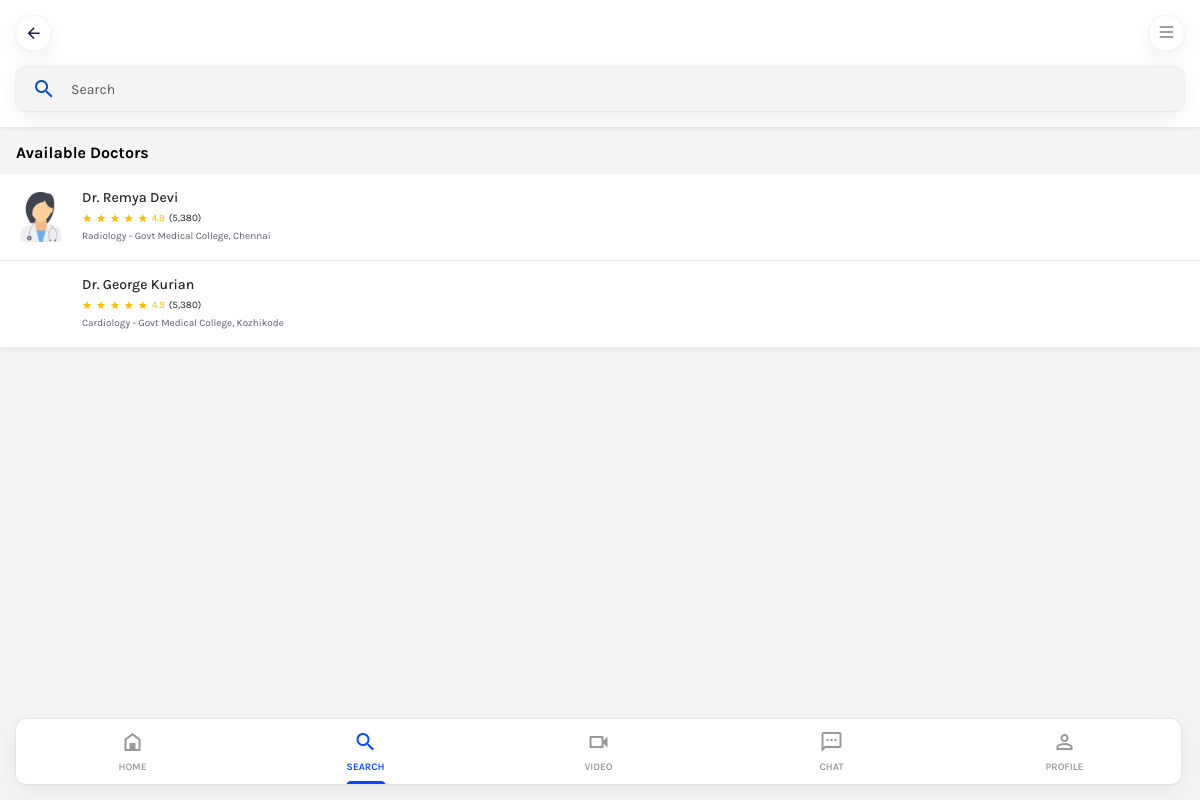
The app's page /patients/appointment_page/, older data.
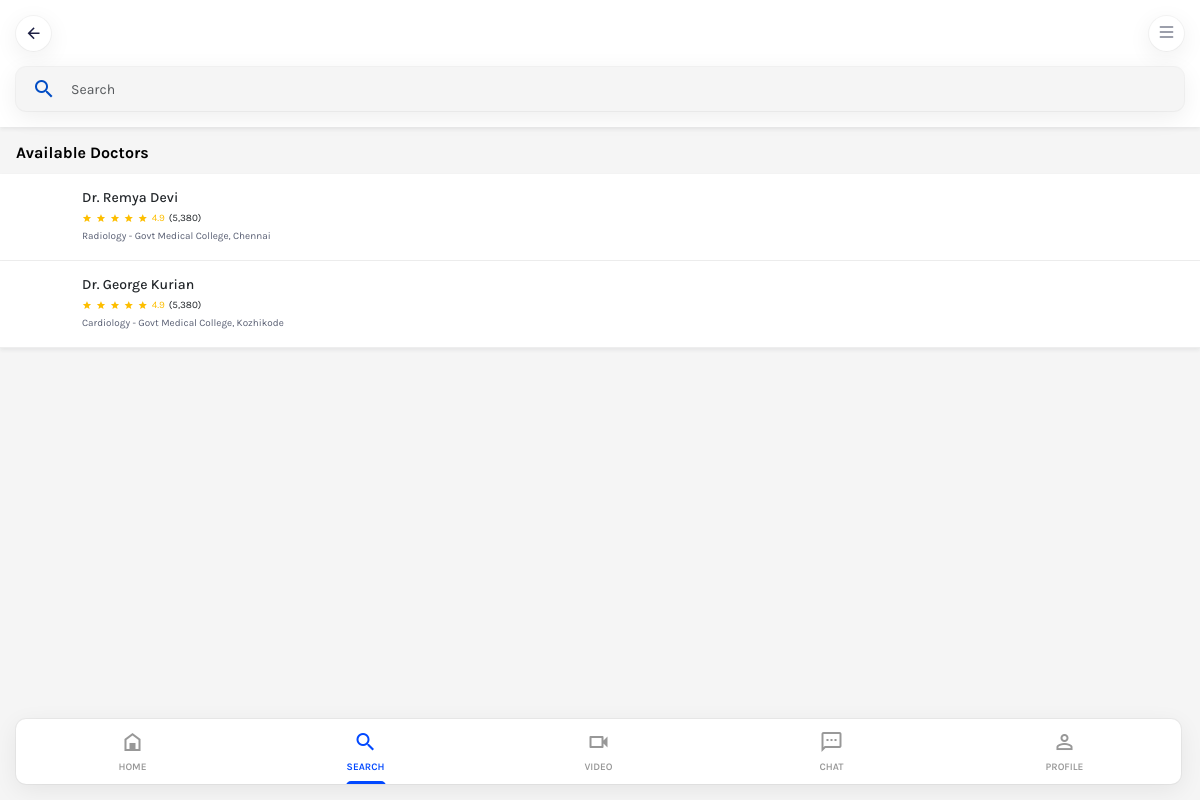
The same page, newer data.
### patients/models.py (models this page shows, shortened)
class DoctorProfile(models.Model):
    user = models.OneToOneField(CustomUser, on_delete=models.CASCADE, null=True, blank=True, related_name='doctor_profile')
    first_name = models.CharField(max_length=100)
    last_name = models.CharField(max_length=100, blank=True, default='')
    full_name = models.CharField(max_length=100, editable=False)
    about = models.TextField()
    gender = models.CharField(max_length=10, choices=[('Male', 'Male'), ('Female', 'Female'), ('Other', 'Other')])
    dob = models.DateField(null=True, blank=True)
    profile_picture = models.ImageField(upload_to='doctor_images/', null=True, blank=True)
    specialization = models.ForeignKey(Specialization, on_delete=models.CASCADE)
    experience_years = models.PositiveIntegerField(default=0)
    qualification = models.CharField(max_length=150)
    college = models.CharField(max_length=150)
    clinic_address = models.TextField(null=True, blank=True)
    consultation_fee = models.PositiveIntegerField()
    is_active = models.BooleanField(default=True)
    date_joined = models.DateTimeField(auto_now_add=True)
    date_updated = models.DateTimeField(auto_now=True)

class Specialization(models.Model):
    category = models.ForeignKey(Category, on_delete=models.CASCADE, related_name='specializations')
    name = models.CharField(max_length=100, unique=True)
    description = models.TextField(null=True, blank=True)

### patients/views.py (the view)
# urls.py: path('appointment_page/', AppointmentPageView.as_view(), name='appointment_page'),
class AppointmentPageView(TemplateView):
    template_name = 'appointment_page.html'
    def get(self, request, *args, **kwargs):
        doctors = DoctorProfile.objects.filter(is_active=True).select_related('specialization').order_by('?')
        return self.render_to_response({'doctors': doctors})

### patients/templates/appointment_page.html (shortened to what the changed rows need)
{% extends 'base.html' %}
{% block content %}
{% load static %}
<body class="bg-light">
   <div class="select-area d-flex flex-column vh-100">
      <div class="vh-100 my-auto overflow-auto body-fix-osahan-footer">
         <div class="py-3">
            <div>
               {% if doctors %}
               {% for doctor in doctors %}
               <a href="{% url 'request_appointment' doctor_id=doctor.id %}" class="link-dark">
                  <div class="d-flex align-items-center gap-3 bg-white border-bottom shadow-sm p-3">
                     {% if doctor.profile_picture %}
                        <img src="{{ doctor.profile_picture.url }}" alt="" class="img-fluid rounded-4 favorite-img">
                     {% elif doctor.gender == 'Male' %}
                        <img src="{% static 'img/home/male-doctor.png' %}" alt="" class="img-fluid rounded-4 favorite-img">
                     {% elif doctor.gender == 'Female' %}
                        <img src="{% static 'img/home/female-doctor.png' %}" alt="" class="img-fluid rounded-4 favorite-img">
                     {% else %}
                        <img src="{% static 'img/home/doctor.png' %}" alt="" class="img-fluid rounded-4 favorite-img">
                     {% endif %}
                     <div class="small">
                        <h6 class="mb-1 fs-14">Dr. {{ doctor.full_name }}</h6>
                        <div class="d-flex align-items-center gap-1 small">
                           <span class="mdi mdi-star text-warning"></span>
                           <span class="mdi mdi-star text-warning"></span>
                           <span class="mdi mdi-star text-warning"></span>
                           <span class="mdi mdi-star text-warning"></span>
                           <span class="mdi mdi-star text-warning"></span>
                           <span class="text-warning">4.9</span>
                           <span>(5,380)</span>
                        </div>
                        <small class="text-muted">{{ doctor.specialization.name }} - {{ doctor.college }}</small>
                     </div>
                  </div>
               </a>
               {% endfor %}
               {% else %}
                  <p class="text-muted text-center">No doctors found</p>
               {% endif %}
            </div>
         </div>
      </div>
   </div>
{% endblock %}

Row changes from the older to the newer data that the page shows:
changed DoctorProfile "Remya Devi": profile_picture: picture removed
